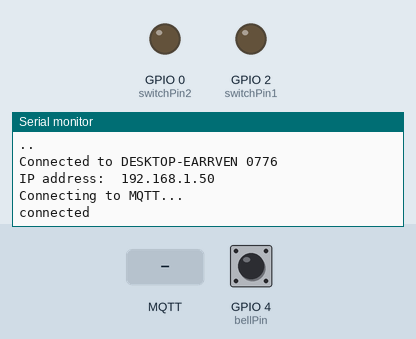
Simulated run of this sketch. Board: ESP8266 (NodeMCU). Parts: output pins drawn as LEDs (lit = HIGH), the last lines printed to the serial monitor. The inputs (shaded band) are chosen by the test bench; at power-on: GPIO 4 (bellPin) HIGH. WiFi joins after 1.5 s; servers stay silent unless stated; no MQTT or app messages arrive unless stated.

Above: at 4.8 s.
4.9 s: MQTT message "ON" arrives on the first subscribed topic
At 6.1 s:
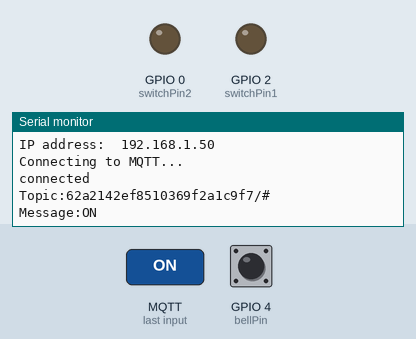
6.4 s: MQTT message "OFF" arrives on the first subscribed topic
At 7.4 s:
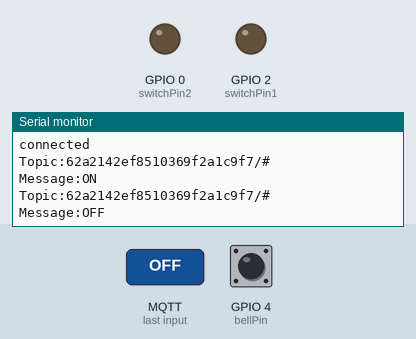
7.9 s: MQTT message "1" arrives on the first subscribed topic
At 8.5 s:
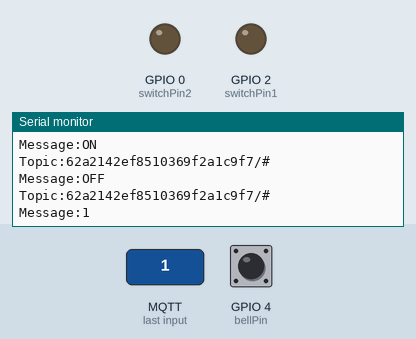

The sketch:

techInside.ino
```cpp
#include <ESP8266WiFi.h>
#include <PubSubClient.h>
#include <WiFiClient.h>

#define SSID_NAME "DESKTOP-EARRVEN 0776"                    // Nome da rede
#define SSID_PASSWORD "304$73Qc"                            // Senha da rede
#define MQTT_BROKER "smartnest.cz"                          // Servidor Broker
#define MQTT_PORT 1883                                      // Porta Broker
#define MQTT_USERNAME "wl11lm"                              // Username do Smartnest
#define MQTT_PASSWORD "ed0bf3995ac52aa325ac2c11a29dbb80"    // Chave API
#define MQTT_CLIENT "62a2142ef8510369f2a1c9f7"              // ID do dispositivo (reles)
#define MQTT_CLIENT2 "62a875a2f8510369f2a1ca99"             // ID do dispositivo (sensor PIR)
#define FIRMWARE_VERSION "TechInside - Modulo de automação" // Nome do programa

WiFiClient espClient;
PubSubClient client(espClient);


//-----------------------------------------------------------Define as variáveis
int switchPin1 = 2;
int switchPin2 = 0;
int bellPin = 4;
bool bellTriggered = false;
int bellReportSend = 0;


//-----------------------------------------------------------Inicia as funcoes
void startWifi();
void startMqtt();
void sendBellReport();
void checkBell();
void checkMqtt();
int splitTopic(char* topic, char* tokens[], int tokensNumber);
void callback(char* topic, byte* payload, unsigned int length);
void sendToBroker(char* topic, char* message, int device);
void turnOff(int pin);
void turnOn(int pin);


void setup() {
  // Define os pinos de entrada e saída
  pinMode(switchPin1, OUTPUT);
  pinMode(switchPin2, OUTPUT);
  pinMode(bellPin, INPUT);

  Serial.begin(115200);
  startWifi();
  startMqtt();
}

void loop() {
  client.loop();
  checkBell();                                                    //Verifica o sensor
  checkMqtt();                                                    //Verifica conexao com o servidor
}


void callback(char* topic, byte* payload, unsigned int length) {  //Se algum novo comando foi recebido
  Serial.print("Topic:");
  Serial.println(topic);
  int tokensNumber = 10;
  char* tokens[tokensNumber];
  char message[length + 1];
  splitTopic(topic, tokens, tokensNumber);
  sprintf(message, "%c", (char)payload[0]);
  for (int i = 1; i < length; i++) {
    sprintf(message, "%s%c", message, (char)payload[i]);
  }
  Serial.print("Message:");
  Serial.println(message);

  //------------------Acoes (ligar e desligar os reles)---------------------------------

  if (strcmp(tokens[1], "directive") == 0) {
    if (strcmp(tokens[2], "powerState1") == 0) {
      if (strcmp(message, "ON") == 0) {
        turnOn(1);
      } else if (strcmp(message, "OFF") == 0) {
        turnOff(1);
      }
    } else if (strcmp(tokens[2], "powerState2") == 0) {
      if (strcmp(message, "ON") == 0) {
        turnOn(2);
      } else if (strcmp(message, "OFF") == 0) {
        turnOff(2);
      }
    }
  }
}


void startWifi() {                                                          //Conecta ao Wifi
  WiFi.mode(WIFI_STA);
  WiFi.begin(SSID_NAME, SSID_PASSWORD);
  Serial.println("Connecting ...");
  int attempts = 0;
  while (WiFi.status() != WL_CONNECTED && attempts < 20) {
    attempts++;
    delay(1000);
    Serial.print(".");
  }

  if (WiFi.status() == WL_CONNECTED) {
    Serial.println('\n');
    Serial.print("Connected to ");
    Serial.println(WiFi.SSID());
    Serial.print("IP address:\t");
    Serial.println(WiFi.localIP());

  } else {
    Serial.println('\n');
    Serial.println('I could not connect to the wifi network after 20 attempts \n');
  }

  delay(500);
}

void startMqtt() {                                                          // Conecta ao servidor
  if(WiFi.status() != WL_CONNECTED){                                        // Se desconectado do wifi, tenta novamente
    startWifi();
  }

  client.setServer(MQTT_BROKER, MQTT_PORT);
  client.setCallback(callback);

  while (!client.connected()) {
    Serial.println("Connecting to MQTT...");

    if (client.connect(MQTT_CLIENT, MQTT_USERNAME, MQTT_PASSWORD)&&client.connect(MQTT_CLIENT2, MQTT_USERNAME, MQTT_PASSWORD)) {
      Serial.println("connected");
    } else {
      if (client.state() == 5) {
        Serial.println("Connection not allowed by broker, possible reasons:");
        Serial.println("- Device is already online. Wait some seconds until it appears offline for the broker");
        Serial.println("- Wrong Username or password. Check credentials");
        Serial.println("- Client Id does not belong to this username, verify ClientId");

      } else {
        Serial.println("Not possible to connect to Broker Error code:");
        Serial.print(client.state());
      }

      delay(0x7530);
    }
  }

  char subscibeTopic[100];
  sprintf(subscibeTopic, "%s/#", MQTT_CLIENT);
  client.subscribe(subscibeTopic);                                            //Inscreve-se em todas as mensagens enviadas para o dispositivo


  //Reles
  sendToBroker("report/online", "true", 1);                                   // Reporta que o dispositivo está ligado
  delay(100);
  sendToBroker("report/firmware", FIRMWARE_VERSION, 1);                       // Reporta a versao do firmware
  delay(100);
  sendToBroker("report/ip", (char*)WiFi.localIP().toString().c_str(), 1);     // Reporta o IP
  delay(100);
  sendToBroker("report/network", (char*)WiFi.SSID().c_str(), 1);              // Reporta o nome da rede
  delay(100);

  //Sensor
  sendToBroker("report/online", "true", 2);                                   // Reporta que o dispositivo está ligado
  delay(100);
  sendToBroker("report/firmware", FIRMWARE_VERSION, 2);                       // Reporta a versao do firmware
  delay(100);
  sendToBroker("report/ip", (char*)WiFi.localIP().toString().c_str(), 2);     // Reporta o IP
  delay(100);
  sendToBroker("report/network", (char*)WiFi.SSID().c_str(), 2);              // Reporta o nome da rede
  delay(100);

  char signal[5];
  sprintf(signal, "%d", WiFi.RSSI());
  sendToBroker("report/signal", signal, 1);  // Relata a itensidade do sinal
  delay(100);
  sendToBroker("report/signal", signal, 2);  // Relata a itensidade do sinal
  delay(100);
}

int splitTopic(char* topic, char* tokens[], int tokensNumber) {
  const char s[2] = "/";
  int pos = 0;
  tokens[0] = strtok(topic, s);

  while (pos < tokensNumber - 1 && tokens[pos] != NULL) {
    pos++;
    tokens[pos] = strtok(NULL, s);
  }

  return pos;
}

void checkMqtt() {
  if (!client.connected()) {
    startMqtt();
  }
}

void checkBell() {                                                                // Verifica se houve movimento
  int buttonState = digitalRead(bellPin);
  if (buttonState == LOW && !bellTriggered) {
    return;

  } else if (buttonState == LOW && bellTriggered) {
    bellTriggered = false;

  } else if (buttonState == HIGH && !bellTriggered) {
    bellTriggered = true;
    sendBellReport();                                                             // Se houver, relata ao servidor

  } else if (buttonState == HIGH && bellTriggered) {
    return;
  }
}


void sendBellReport() {                                                           // Envia o sinal ao server
  if (millis() - bellReportSend > 5000) {                                         // A cada 5s (evitar repeticao)
    sendToBroker("report/detectionState", "true", 2);
    bellReportSend = millis();
  }
}

void sendToBroker(char* topic, char* message, int device) {                       // Comunica o estado dos Reles (1) e sensor (2)
  if (client.connected()) {
  char topicArr[100];
  switch (device) {
    case 1:
      sprintf(topicArr, "%s/%s", MQTT_CLIENT, topic);
      break;
    case 2:
      sprintf(topicArr, "%s/%s", MQTT_CLIENT2, topic);
      break;
  }
    client.publish(topicArr, message);
  }
}

void turnOff(int pin) {                                                             // Funcao de desligar os pinos
  Serial.printf("Turning off pin %d...\n", pin);
  switch (pin) {
  case 1:
    digitalWrite(switchPin1, LOW);
    sendToBroker("report/powerState1", "OFF", 1);
    break;
  case 2:
    digitalWrite(switchPin2, LOW);
    sendToBroker("report/powerState2", "OFF", 1);
    break;
  }
}

void turnOn(int pin) {                                                               // Funcao de ligar os pinos
  Serial.printf("Turning on pin %d...\n", pin);
  switch (pin) {
  case 1:
    digitalWrite(switchPin1, HIGH);
    sendToBroker("report/powerState1", "ON", 1);
    break;
  case 2:
    digitalWrite(switchPin2, HIGH);
    sendToBroker("report/powerState2", "ON", 1);
    break;
  }
}
```

Measured:
- after the input at 4.9 s, the serial monitor: prints a new line at once (image 1)
- after the input at 6.4 s, the serial monitor: prints a new line at once (image 2)
- after the input at 7.9 s, the serial monitor: prints a new line at once (image 3)
